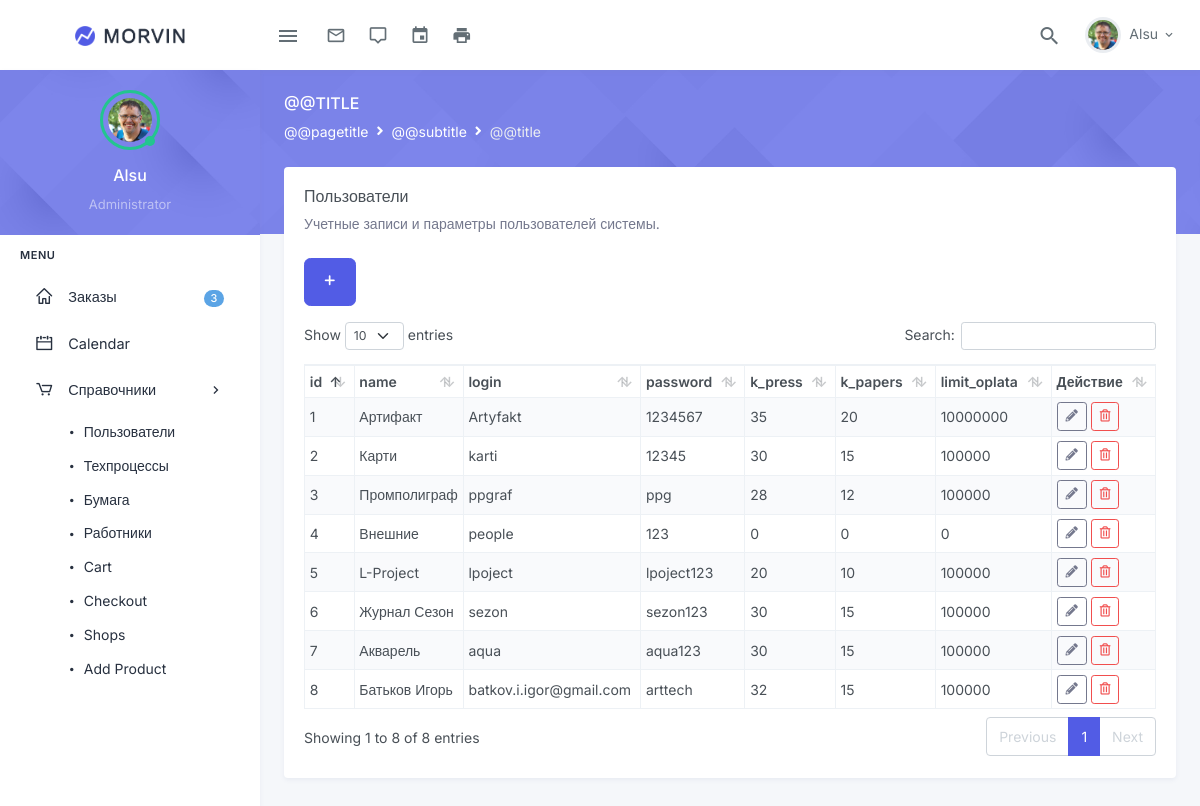
The app's page /2_users.php (signed in) with its own data.
### tables this page shows
CREATE TABLE `clients_table` (
  `id` int NOT NULL,
  `name` varchar(60) NOT NULL,
  `login` varchar(40) NOT NULL,
  `password` varchar(20) NOT NULL,
  `k_press` int NOT NULL,
  `k_papers` int NOT NULL,
  `limit_oplata` int NOT NULL
);

### 2_users.php (the view, shortened to what this page needs)
<?php
require 'partials/db.php';
$sql = $pdo->prepare("SELECT * FROM `clients_table`");
$sql->execute();
$result = $sql->fetchAll();
?>
<!DOCTYPE html>
<html lang='ru'>
<head>
    <?php include "partials/head-css.php" ?>
</head>
<body>
    <div id="layout-wrapper">
        <?php include "partials/topbar.php" ?>
        <?php include "partials/sidebar.php" ?>
        <div class="main-content">
            <div class="page-content">
                <?php include "partials/page-title.php" ?>
                <div class="container-fluid">
                    <div class="page-content-wrapper">
                        <div class="row">
                                <div class="col-12">
                                    <div class="card">
                                        <div class="card-body">
                                            <h4 class="header-title">Пользователи</h4>
                                            <p class="card-title-desc">Учетные записи и параметры пользователей системы.</p>
                                            <button class="btn btn-primary btn-lg mb-3" data-toggle="modal" data-target="#Modal"><i class="dripicons-plus align-middle"></i></button>
                                            <table id="datatable" class="table table-bordered dt-responsive nowrap table-sm table-striped" style="border-collapse: collapse; border-spacing: 0; width: 100%; vertical-align: middle;">
                                                <thead>
                                                <tr>
                                                    <?php
                                                    $sql_col = $pdo->prepare("DESC clients_table");
                                                    $sql_col->execute();
                                                    $result_col = $sql_col->fetchAll();
                                                    foreach ($result_col as $value_col) { ?>
                                                    <th><?=$value_col[0] ?></th>
                                                    <?php } ?>
                                                    <th>Действие</th>
                                                </tr>
                                                </thead>
                                                <tbody>
                                                <?php foreach ($result as $value) { ?>
                                                <tr>
                                                    <?php foreach ($result_col as $value_col) { ?>
                                                    <td><?=$value[$value_col[0]] ?></td>
                                                    <?php } ?>
                                                    <td>
                                                        <a href="?edit=<?=$value['id'] ?>" class="btn btn-outline-secondary btn-sm mb-0"
                                                            data-toggle="modal" data-target="#editModal<?=$value['id'] ?>">
                                                            <i class="fas fa-pencil-alt"></i></a>
                                                        <a href="?delete=<?=$value['id'] ?>" class="btn btn-outline-danger btn-sm mb-0"
                                                            data-toggle="modal" data-target="#deleteModal<?=$value['id'] ?>">
                                                            <i class="far fa-trash-alt"></i></a>
                                                    </td>
                                                </tr> <?php } ?>
                                                </tbody>
                                            </table>
                                        </div>
                                    </div>
                                </div>
                        </div>
                    </div>
                </div>
            </div>
        </div>
    </div>
</body>
</html>

### records on screen
clients_table: value_col "1", value_col "Артифакт", value_col "Artyfakt", value_col "1234567", value_col "35", value_col "20", value_col "10000000"
clients_table: value_col "2", value_col "Карти", value_col "karti", value_col "12345", value_col "30", value_col "15", value_col "100000"
clients_table: value_col "3", value_col "Промполиграф", value_col "ppgraf", value_col "ppg", value_col "28", value_col "12", value_col "100000"
clients_table: value_col "4", value_col "Внешние", value_col "people", value_col "123", value_col "0"
clients_table: value_col "5", value_col "L-Project", value_col "lpoject", value_col "lpoject123", value_col "20", value_col "10", value_col "100000"
clients_table: value_col "6", value_col "Журнал Сезон", value_col "sezon", value_col "sezon123", value_col "30", value_col "15", value_col "100000"
clients_table: value_col "7", value_col "Акварель", value_col "aqua", value_col "aqua123", value_col "30", value_col "15", value_col "100000"
clients_table: value_col "8", value_col "Батьков Игорь", value_col "batkov.i.igor@gmail.com", value_col "arttech", value_col "32", value_col "15", value_col "100000"

### other values on screen
$_SESSION['Login_manager'] "Alsu"
$name "Alsu"
$value_col[0] "id"
$value_col[0] "name"
$value_col[0] "login"
$value_col[0] "password"
$value_col[0] "k_press"
$value_col[0] "k_papers"
$value_col[0] "limit_oplata"
